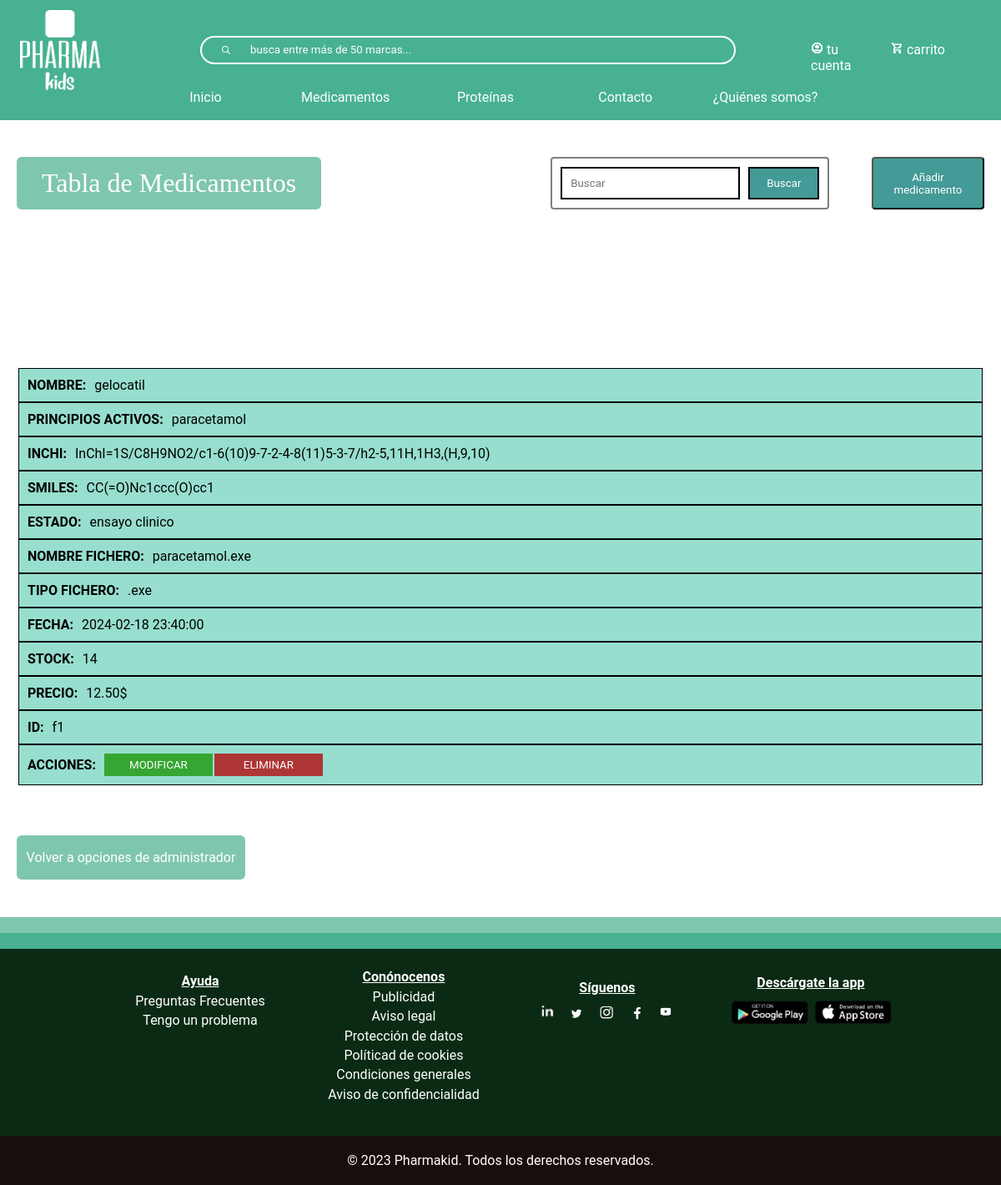
Before: /tablaMedicamentos.php with the older database file.
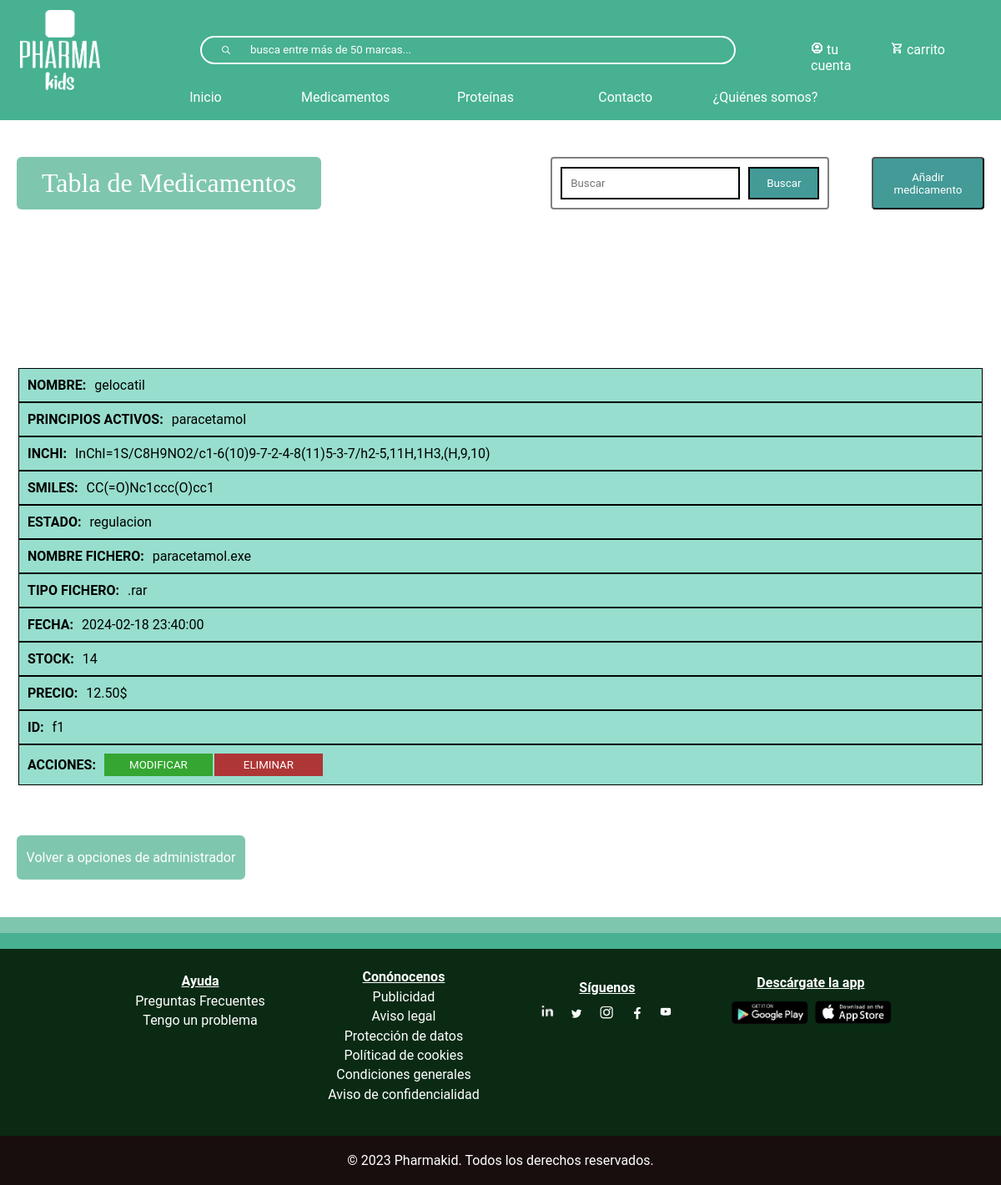
After: the same page with the newer database file.
### tables this page shows
CREATE TABLE `medicamento` (
  `inchi` varchar(200) NOT NULL,
  `smiles` varchar(100) NOT NULL,
  `estadoMedicamento` varchar(20) NOT NULL,
  `precio` float NOT NULL,
  `nombre` varchar(150) NOT NULL,
  `id` varchar(10) NOT NULL,
  `nombreFichero` varchar(100) NOT NULL,
  `tiposFichero` varchar(10) NOT NULL,
  `fecha` datetime NOT NULL,
  `stock` int(11) NOT NULL,
  `principioActivo` varchar(300) NOT NULL
);

### tablaMedicamentos.php (the view, shortened to what this page needs)
<?php
include_once("bbdd/connexionBaseDeDatos.php");
?>
<!DOCTYPE html>
<html lang="en">
<head>
    <link rel="stylesheet" type="text/css" href="css/index.css" >
    <link rel="stylesheet" type="text/css" href="css/header.css" >
    <link rel="stylesheet" type="text/css" href="css/footer.css" >
    <link rel="stylesheet" type="text/css" href="css/tablas.css" >
</head>
<body>
    <?php require("footerHeader/header.php")?>
<div id="divTabla">
    <div class="contenedor-botones">
    <h1>Tabla de Medicamentos</h1>
    <div class="conjunto-buscar-anadir">
        <form action="buscar-medicamento.php" class="form-busqueda" method="get" name="formu">
                <div class="botones-filtrar" style='display:flex'>
                    <input class="input-busqueda" type="text" name="busqueda" placeholder="Buscar"/>
                    <input class="btn-busqueda" type="submit" value="Buscar"/>
                </div>
            </form>
        <button id="anadirButton">Añadir medicamento</button>
    </div>
</div>
        <?php
        $sql= mysqli_query($conexion, "SELECT * FROM medicamento ORDER BY nombre");
        $resultado = mysqli_num_rows($sql);
        if ($resultado > 0){
            echo "
                <table id='tabla_medicamento'>
                    <thead>
                        <tr>
                            <th>NOMBRE</th>
                            <th>PRINCIPIOS ACTIVOS</th>
                            <th>INCHI</th>
                            <th>SMILES</th>
                            <th>ESTADO</th>
                            <th>NOMBRE FICHERO</th>
                            <th>TTIPO FICHERO</th>
                            <th>FECHA</th>
                            <th>STOCK</th>
                            <th>PRECIO</th>
                            <th>ID</th>
                            <th>ACCIONES</th>
                        </tr>
                    </thead>
                    <tbody class='clase_tbody'>"
            ;
            while($row = mysqli_fetch_assoc($sql)){
                $nombre = $row["nombre"];
                $principiosActivos = $row["principioActivo"];
                $inchi = $row["inchi"];
                $smiles= $row["smiles"];
                $estado = $row["estadoMedicamento"];
                $nombreFichero = $row["nombreFichero"];
                $tipoFichero = $row["tiposFichero"];
                $fecha = $row["fecha"];
                $stock = $row["stock"];
                $id = $row['id'];
                $precio =number_format($row["precio"], 2);
                echo "
                <tr>
                    <td titulo='NOMBRE:'>$nombre</td>
                    <td titulo='PRINCIPIOS ACTIVOS:'>$principiosActivos</td>
                    <td style='text-align:left' titulo='INCHI:'>$inchi</td>
                    <td titulo='SMILES:'>$smiles</td>
                    <td titulo='ESTADO:'>$estado</td>
                    <td titulo='NOMBRE FICHERO:'>$nombreFichero</td>
                    <td titulo='TIPO FICHERO:'>$tipoFichero</td>
                    <td titulo='FECHA:'>$fecha</td>
                    <td titulo='STOCK:'>$stock</td>
                    <td titulo='PRECIO:'>$precio$</td>
                    <td titulo='ID:'>$id</td>
                    <td titulo='ACCIONES:' class='td-btn'>
                        <button class='modificar'>MODIFICAR</button>
                        <button class='eliminar'>ELIMINAR</button>
                    </td>
                </tr>
                ";
            }
            echo "</tbody>";
        }
        else
    {
      echo "<h3 style='text-align:-webkit-center'>No encontrado</h3>";
    }
        ?>
        </table>
        <a href="administrador.php">Volver a opciones de administrador</a>
    </div>
    <footer>
    <?php require("footerHeader/footer.php")?>
</body>
</html>

Changed rows visible on the page:
changed medicamento "gelocatil": estadoMedicamento "ensayo clinico" → "regulacion"; tiposFichero ".exe" → ".rar"
